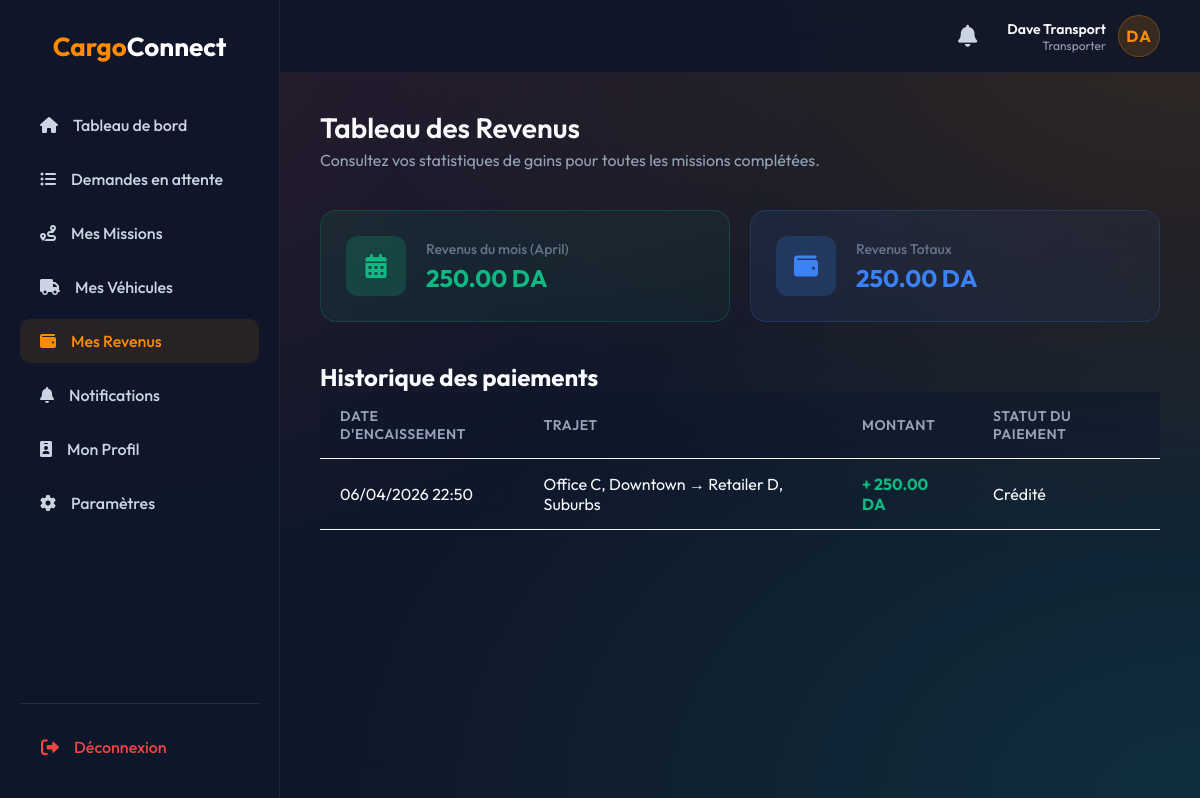
Screenshot of /transporter/earnings.php (signed in) with the database file from the repository.
### tables this page shows
CREATE TABLE IF NOT EXISTS earnings (
    id INT UNSIGNED AUTO_INCREMENT PRIMARY KEY,
    transporter_id INT UNSIGNED NOT NULL,
    reservation_id INT UNSIGNED NOT NULL UNIQUE COMMENT '1:1 relation to avoid duplicate billing',
    amount DECIMAL(10,2) NOT NULL,
    created_at TIMESTAMP DEFAULT CURRENT_TIMESTAMP,
    FOREIGN KEY (transporter_id) REFERENCES users(id) ON DELETE CASCADE,
    FOREIGN KEY (reservation_id) REFERENCES reservations(id) ON DELETE CASCADE,
    INDEX idx_earnings_transporter (transporter_id)
);

CREATE TABLE IF NOT EXISTS reservations (
    id INT UNSIGNED AUTO_INCREMENT PRIMARY KEY,
    client_id INT UNSIGNED NOT NULL,
    vehicle_id INT UNSIGNED DEFAULT NULL,
    pickup_location VARCHAR(255) NOT NULL,
    destination VARCHAR(255) NOT NULL,
    cargo_type VARCHAR(100) NOT NULL,
    volume DECIMAL(8,2) COMMENT 'Volume in cubic meters',
    weight DECIMAL(8,2) COMMENT 'Weight in kg',
    reservation_date DATETIME NOT NULL,
    price DECIMAL(10,2) NULL,
    price_type ENUM('fixed', 'negotiable') DEFAULT 'fixed',
    transporter_proposed_price DECIMAL(10,2) NULL,
    status ENUM('pending', 'negotiation', 'accepted', 'in_progress', 'completed', 'cancelled') NOT NULL DEFAULT 'pending',
    created_at TIMESTAMP DEFAULT CURRENT_TIMESTAMP,
    FOREIGN KEY (client_id) REFERENCES users(id) ON DELETE CASCADE,
    FOREIGN KEY (vehicle_id) REFERENCES vehicles(id) ON DELETE SET NULL,
    INDEX idx_reservation_client (client_id),
    INDEX idx_reservation_vehicle (vehicle_id),
    INDEX idx_reservation_status (status),
    INDEX idx_reservation_date (reservation_date),
    INDEX idx_reservation_status_date (status, reservation_date)
);

### functions/earning.php (called while the page is built)
<?php
function calculateEarnings($transporter_id, $pdo) {
    $stmt = $pdo->prepare("SELECT SUM(amount) as total
                           FROM earnings
                           WHERE transporter_id = ? AND MONTH(created_at) = MONTH(CURRENT_DATE()) AND YEAR(created_at) = YEAR(CURRENT_DATE())");
    $stmt->execute([$transporter_id]);
    $result = $stmt->fetch(PDO::FETCH_ASSOC);
    return $result['total'] ?? 0;
}
function calculateTotalEarnings($transporter_id, $pdo) {
    $stmt = $pdo->prepare("SELECT SUM(amount) as total FROM earnings WHERE transporter_id = ?");
    $stmt->execute([$transporter_id]);
    $result = $stmt->fetch(PDO::FETCH_ASSOC);
    return $result['total'] ?? 0;
}
function getEarningsHistory($transporter_id, $pdo) {
    $stmt = $pdo->prepare("SELECT e.*, r.pickup_location, r.destination, r.reservation_date
                           FROM earnings e
                           JOIN reservations r ON e.reservation_id = r.id
                           WHERE e.transporter_id = ?
                           ORDER BY e.created_at DESC");
    $stmt->execute([$transporter_id]);
    return $stmt->fetchAll(PDO::FETCH_ASSOC);
}

### transporter/earnings.php (the view, shortened to what this page needs)
<?php
require_once CONF_PATH . 'database.php';
require_once FUNC_PATH . 'earning.php';
$db = new Database();
$pdo = $db->getConnection();
$transporter_id = $_SESSION['user_id'];
$month_earnings = calculateEarnings($transporter_id, $pdo);
$total_earnings = calculateTotalEarnings($transporter_id, $pdo);
$history = getEarningsHistory($transporter_id, $pdo);
?>
<!DOCTYPE html>
<html lang="fr">
<head>
    <link href="https://cdnjs.cloudflare.com/ajax/libs/font-awesome/6.0.0/css/all.min.css" rel="stylesheet">
    <link rel="stylesheet" href="<?php echo CSS_URL; ?>style.css">
    <link rel="stylesheet" href="<?php echo CSS_URL; ?>dashboard.css">
</head>
<body>
<div class="dashboard-layout">
    <?php include INC_PATH . 'sidebar.php'; ?>
    <main class="main-content">
        <?php include INC_PATH . 'topbar.php'; ?>
        <div class="page-header">
            <div>
                <h1>Tableau des Revenus</h1>
                <p style="color: #94a3b8; margin-top: 5px;">Consultez vos statistiques de gains pour toutes les missions complétées.</p>
            </div>
        </div>
        <div class="stats-grid" style="grid-template-columns: repeat(2, 1fr); margin-top: 20px;">
            <div class="stat-card" style="background: linear-gradient(135deg, rgba(16, 185, 129, 0.1), rgba(16, 185, 129, 0.05)); border: 1px solid rgba(16, 185, 129, 0.2);">
                <div class="stat-icon" style="background: rgba(16, 185, 129, 0.2); color: #10b981;"><i class="fas fa-calendar-alt"></i></div>
                <div class="stat-details">
                    <h3>Revenus du mois (<?php echo date('F'); ?>)</h3>
                    <div class="num" style="color: #10b981;"><?php echo number_format($month_earnings, 2); ?> DA</div>
                </div>
            </div>
            <div class="stat-card" style="background: linear-gradient(135deg, rgba(59, 130, 246, 0.1), rgba(59, 130, 246, 0.05)); border: 1px solid rgba(59, 130, 246, 0.2);">
                <div class="stat-icon" style="background: rgba(59, 130, 246, 0.2); color: #3b82f6;"><i class="fas fa-wallet"></i></div>
                <div class="stat-details">
                    <h3>Revenus Totaux</h3>
                    <div class="num" style="color: #3b82f6;"><?php echo number_format($total_earnings, 2); ?> DA</div>
                </div>
            </div>
        </div>
        <div class="recent-section" style="margin-top: 30px;">
            <div class="section-header">
                <h2>Historique des paiements</h2>
            </div>
            <?php if (empty($history)): ?>
                <div style="text-align: center; padding: 40px; background: rgba(30, 41, 59, 0.5); border-radius: 12px; border: 1px dashed rgba(255, 255, 255, 0.1);">
                    <i class="fas fa-file-invoice-dollar" style="font-size: 40px; color: #64748b; margin-bottom: 15px;"></i>
                    <p style="color: #94a3b8;">Aucun historique de revenu. Terminez des missions pour voir vos gains ici.</p>
                </div>
            <?php else: ?>
                <div class="table-container">
                    <table class="data-table">
                        <thead>
                            <tr>
                                <th>Date d'encaissement</th>
                                <th>Trajet</th>
                                <th>Montant</th>
                                <th>Statut du paiement</th>
                            </tr>
                        </thead>
                        <tbody>
                            <?php foreach ($history as $earning): ?>
                                <tr>
                                    <td><?php echo date('d/m/Y H:i', strtotime($earning['created_at'])); ?></td>
                                    <td><?php echo htmlspecialchars($earning['pickup_location'] . ' → ' . $earning['destination'], ENT_QUOTES, 'UTF-8'); ?></td>
                                    <td style="font-weight: 700; color: #10b981;">+ <?php echo number_format($earning['amount'], 2); ?> DA</td>
                                    <td><span class="badge badge-success">Crédité</span></td>
                                </tr>
                            <?php endforeach; ?>
                        </tbody>
                    </table>
                </div>
            <?php endif; ?>
        </div>
    </main>
</div>
</body>
</html>

### public/css/style.css (style rules this page uses)
:root { --primary: #ff8c00; --primary-hover: #ff6b00; --bg-dark: #0f172a; --text-main: #f8fafc; --text-muted: #94a3b8; --glass-bg: rgba(15, 23, 42, 0.4); --glass-border: rgba(255, 255, 255, 0.08); --glass-shadow: 0 25px 50px -12px rgba(0, 0, 0, 0.5); }
* { margin: 0; padding: 0; box-sizing: border-box; font-family: 'Outfit', sans-serif; }
body { min-height: 100vh; background: var(--bg-dark); display: flex; flex-direction: column; color: var(--text-main); position: relative; overflow-x: hidden; }

### public/css/dashboard.css (style rules this page uses)
body { background: #0f172a; background-image: radial-gradient(at 0% 0%, rgba(239, 68, 68, 0.15) 0px, transparent 50%), radial-gradient(at 100% 0%, rgba(255, 140, 0, 0.15) 0px, transparent 50%), radial-gradient(at 100% 100%, rgba(20, 184, 166, 0.15) 0px, transparent 50%); background-attachment: fixed; min-height: 100vh; color: #f8fafc; font-family: 'Inter', 'Outfit', sans-serif; }
.dashboard-layout { display: flex; min-height: 100vh; }
.main-content { flex: 1; padding: 110px 40px 40px 40px; margin-left: 280px; width: calc(100% - 280px); overflow-y: auto; position: relative; z-index: 10; }
.page-header { display: flex; justify-content: space-between; align-items: center; margin-bottom: 40px; }
.page-header h1 { font-size: 28px; font-weight: 600; }
.stats-grid { display: grid; grid-template-columns: repeat(1, 1fr); gap: 20px; margin-bottom: 40px; }
.stat-card { background: rgba(30, 41, 59, 0.65); backdrop-filter: blur(12px); padding: 25px; border-radius: 16px; display: flex; align-items: center; gap: 20px; border: 1px solid rgba(255, 255, 255, 0.08); transition: all 0.3s cubic-bezier(0.4, 0, 0.2, 1); transform: translateY(40px); opacity: 0; animation: slideUp 0.6s cubic-bezier(0.16, 1, 0.3, 1) forwards; }
.stat-card:nth-child(1) { animation-delay: 0.1s; }
.stat-card:nth-child(2) { animation-delay: 0.2s; }
.stat-icon { width: 60px; height: 60px; border-radius: 12px; display: flex; align-items: center; justify-content: center; font-size: 24px; }
.stat-details h3 { font-size: 14px; color: #64748b; font-weight: 500; margin-bottom: 5px; }
.stat-details .num { font-size: 24px; font-weight: 700; color: #0f172a; }
.data-table { width: 100%; border-collapse: collapse; }
.data-table th, .data-table td { padding: 15px 20px; text-align: left; border-bottom: 1px solid #f1f5f9; }
.data-table th { background: rgba(15, 23, 42, 0.5); font-weight: 600; color: #94a3b8; font-size: 14px; text-transform: uppercase; letter-spacing: 0.5px; }
.data-table tr { transition: background 0.3s; }
h1, h2, h3, h4, .stat-details .num { color: #f8fafc; }
.page-header p { color: #94a3b8 !important; }
@media (min-width: 576px) { .stats-grid { grid-template-columns: repeat(2, 1fr); } }
@media (min-width: 768px) { .stats-grid { grid-template-columns: repeat(3, 1fr); } }
@media (min-width: 992px) { .stats-grid { grid-template-columns: repeat(4, 1fr); } }

### rows the page displays
earnings: created_at "06/04/2026 22:50", reservation.destination "Office C, Downtown → Retailer D, Suburbs", amount "250.00"

### other values shown
$userName "Dave Transport"
$userRole "Transporter"
$userInitials "DA"
$month_earnings "250.00"
$total_earnings "250.00"
